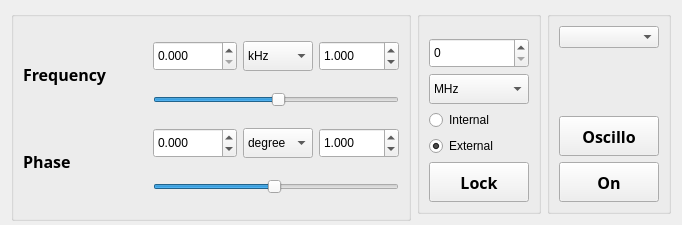
<?xml version="1.0" encoding="UTF-8"?>
<ui version="4.0">
 <class>Form</class>
 <widget class="QWidget" name="Form">
  <property name="geometry">
   <rect>
    <x>0</x>
    <y>0</y>
    <width>670</width>
    <height>225</height>
   </rect>
  </property>
  <property name="minimumSize">
   <size>
    <width>0</width>
    <height>225</height>
   </size>
  </property>
  <property name="windowTitle">
   <string>Form</string>
  </property>
  <layout class="QHBoxLayout" name="horizontalLayout">
   <item>
    <widget class="QGroupBox" name="GBOX_channel_title">
     <property name="minimumSize">
      <size>
       <width>400</width>
       <height>210</height>
      </size>
     </property>
     <property name="title">
      <string/>
     </property>
     <layout class="QHBoxLayout" name="horizontalLayout_2">
      <item>
       <layout class="QGridLayout" name="gridLayout" rowstretch="1,0,0,0" columnstretch="2,0,0,0">
        <item row="0" column="3">
         <widget class="QDoubleSpinBox" name="SPB_freq_step">
          <property name="minimumSize">
           <size>
            <width>80</width>
            <height>30</height>
           </size>
          </property>
          <property name="decimals">
           <number>3</number>
          </property>
          <property name="minimum">
           <double>-100.000000000000000</double>
          </property>
          <property name="maximum">
           <double>100.000000000000000</double>
          </property>
          <property name="value">
           <double>1.000000000000000</double>
          </property>
         </widget>
        </item>
        <item row="2" column="3">
         <widget class="QDoubleSpinBox" name="SPB_phase_step">
          <property name="minimumSize">
           <size>
            <width>80</width>
            <height>30</height>
           </size>
          </property>
          <property name="decimals">
           <number>3</number>
          </property>
          <property name="minimum">
           <double>-100.000000000000000</double>
          </property>
          <property name="maximum">
           <double>100.000000000000000</double>
          </property>
          <property name="value">
           <double>1.000000000000000</double>
          </property>
         </widget>
        </item>
        <item row="0" column="2">
         <widget class="QComboBox" name="CBOX_freq">
          <property name="minimumSize">
           <size>
            <width>70</width>
            <height>30</height>
           </size>
          </property>
          <property name="maximumSize">
           <size>
            <width>80</width>
            <height>16777215</height>
           </size>
          </property>
          <item>
           <property name="text">
            <string>kHz</string>
           </property>
          </item>
          <item>
           <property name="text">
            <string>MHz</string>
           </property>
          </item>
          <item>
           <property name="text">
            <string>GHz</string>
           </property>
          </item>
         </widget>
        </item>
        <item row="0" column="1">
         <widget class="QDoubleSpinBox" name="SPB_freq">
          <property name="minimumSize">
           <size>
            <width>80</width>
            <height>30</height>
           </size>
          </property>
          <property name="decimals">
           <number>3</number>
          </property>
          <property name="maximum">
           <double>15000.000000000000000</double>
          </property>
         </widget>
        </item>
        <item row="2" column="2">
         <widget class="QComboBox" name="CBOX_phase">
          <property name="minimumSize">
           <size>
            <width>70</width>
            <height>30</height>
           </size>
          </property>
          <property name="maximumSize">
           <size>
            <width>80</width>
            <height>16777215</height>
           </size>
          </property>
          <item>
           <property name="text">
            <string>degree</string>
           </property>
          </item>
          <item>
           <property name="text">
            <string>radian</string>
           </property>
          </item>
         </widget>
        </item>
        <item row="2" column="0" rowspan="2">
         <widget class="QLabel" name="NON_phase">
          <property name="minimumSize">
           <size>
            <width>100</width>
            <height>0</height>
           </size>
          </property>
          <property name="maximumSize">
           <size>
            <width>140</width>
            <height>16777215</height>
           </size>
          </property>
          <property name="font">
           <font>
            <family>Arial Black</family>
            <pointsize>12</pointsize>
            <weight>75</weight>
            <bold>true</bold>
           </font>
          </property>
          <property name="text">
           <string>Phase</string>
          </property>
         </widget>
        </item>
        <item row="1" column="1" colspan="3">
         <widget class="QSlider" name="SLB_freq">
          <property name="maximum">
           <number>49</number>
          </property>
          <property name="value">
           <number>25</number>
          </property>
          <property name="orientation">
           <enum>Qt::Horizontal</enum>
          </property>
         </widget>
        </item>
        <item row="0" column="0" rowspan="2">
         <widget class="QLabel" name="NON_freq">
          <property name="minimumSize">
           <size>
            <width>100</width>
            <height>0</height>
           </size>
          </property>
          <property name="maximumSize">
           <size>
            <width>140</width>
            <height>16777215</height>
           </size>
          </property>
          <property name="font">
           <font>
            <family>Arial Black</family>
            <pointsize>12</pointsize>
            <weight>75</weight>
            <bold>true</bold>
           </font>
          </property>
          <property name="text">
           <string>Frequency</string>
          </property>
         </widget>
        </item>
        <item row="3" column="1" colspan="3">
         <widget class="QSlider" name="SLB_phase">
          <property name="value">
           <number>49</number>
          </property>
          <property name="orientation">
           <enum>Qt::Horizontal</enum>
          </property>
         </widget>
        </item>
        <item row="2" column="1">
         <widget class="QDoubleSpinBox" name="SPB_phase">
          <property name="minimumSize">
           <size>
            <width>80</width>
            <height>30</height>
           </size>
          </property>
          <property name="decimals">
           <number>3</number>
          </property>
          <property name="minimum">
           <double>-359.000000000000000</double>
          </property>
          <property name="maximum">
           <double>360.000000000000000</double>
          </property>
          <property name="value">
           <double>0.000000000000000</double>
          </property>
         </widget>
        </item>
       </layout>
      </item>
     </layout>
    </widget>
   </item>
   <item>
    <widget class="QGroupBox" name="groupBox_2">
     <property name="title">
      <string/>
     </property>
     <layout class="QVBoxLayout" name="verticalLayout">
      <item>
       <spacer name="verticalSpacer_2">
        <property name="orientation">
         <enum>Qt::Vertical</enum>
        </property>
        <property name="sizeHint" stdset="0">
         <size>
          <width>20</width>
          <height>40</height>
         </size>
        </property>
       </spacer>
      </item>
      <item>
       <widget class="QSpinBox" name="SPB_ref">
        <property name="minimumSize">
         <size>
          <width>50</width>
          <height>30</height>
         </size>
        </property>
        <property name="maximumSize">
         <size>
          <width>16777215</width>
          <height>30</height>
         </size>
        </property>
       </widget>
      </item>
      <item>
       <widget class="QComboBox" name="CBOX_ref">
        <property name="minimumSize">
         <size>
          <width>50</width>
          <height>30</height>
         </size>
        </property>
        <property name="maximumSize">
         <size>
          <width>16777215</width>
          <height>30</height>
         </size>
        </property>
        <item>
         <property name="text">
          <string>MHz</string>
         </property>
        </item>
        <item>
         <property name="text">
          <string>GHz</string>
         </property>
        </item>
       </widget>
      </item>
      <item>
       <widget class="QRadioButton" name="RDO_Internal">
        <property name="text">
         <string>Internal</string>
        </property>
       </widget>
      </item>
      <item>
       <widget class="QRadioButton" name="RDO_external">
        <property name="text">
         <string>External</string>
        </property>
        <property name="checked">
         <bool>true</bool>
        </property>
       </widget>
      </item>
      <item>
       <widget class="QPushButton" name="BTN_lock">
        <property name="minimumSize">
         <size>
          <width>100</width>
          <height>40</height>
         </size>
        </property>
        <property name="font">
         <font>
          <family>Arial Black</family>
          <pointsize>12</pointsize>
          <weight>75</weight>
          <bold>true</bold>
         </font>
        </property>
        <property name="text">
         <string>Lock</string>
        </property>
        <property name="checkable">
         <bool>true</bool>
        </property>
       </widget>
      </item>
     </layout>
    </widget>
   </item>
   <item>
    <widget class="QGroupBox" name="groupBox">
     <property name="title">
      <string/>
     </property>
     <layout class="QVBoxLayout" name="verticalLayout_3">
      <item>
       <widget class="QComboBox" name="CBOX_channel"/>
      </item>
      <item>
       <spacer name="verticalSpacer">
        <property name="orientation">
         <enum>Qt::Vertical</enum>
        </property>
        <property name="sizeHint" stdset="0">
         <size>
          <width>20</width>
          <height>66</height>
         </size>
        </property>
       </spacer>
      </item>
      <item>
       <widget class="QPushButton" name="BTN_oscillo">
        <property name="minimumSize">
         <size>
          <width>100</width>
          <height>40</height>
         </size>
        </property>
        <property name="font">
         <font>
          <family>Arial Black</family>
          <pointsize>12</pointsize>
          <weight>75</weight>
          <bold>true</bold>
         </font>
        </property>
        <property name="text">
         <string>Oscillo</string>
        </property>
        <property name="checkable">
         <bool>true</bool>
        </property>
       </widget>
      </item>
      <item>
       <widget class="QPushButton" name="BTN_on">
        <property name="minimumSize">
         <size>
          <width>100</width>
          <height>40</height>
         </size>
        </property>
        <property name="font">
         <font>
          <family>Arial Black</family>
          <pointsize>12</pointsize>
          <weight>75</weight>
          <bold>true</bold>
         </font>
        </property>
        <property name="text">
         <string>On</string>
        </property>
        <property name="checkable">
         <bool>true</bool>
        </property>
       </widget>
      </item>
     </layout>
    </widget>
   </item>
  </layout>
 </widget>
 <resources/>
 <connections>
  <connection>
   <sender>CBOX_freq</sender>
   <signal>currentTextChanged(QString)</signal>
   <receiver>Form</receiver>
   <slot>changedFreqUnit()</slot>
   <hints>
    <hint type="sourcelabel">
     <x>519</x>
     <y>94</y>
    </hint>
    <hint type="destinationlabel">
     <x>519</x>
     <y>113</y>
    </hint>
   </hints>
  </connection>
  <connection>
   <sender>CBOX_phase</sender>
   <signal>currentTextChanged(QString)</signal>
   <receiver>Form</receiver>
   <slot>changedPhaseUnit()</slot>
   <hints>
    <hint type="sourcelabel">
     <x>528</x>
     <y>121</y>
    </hint>
    <hint type="destinationlabel">
     <x>519</x>
     <y>153</y>
    </hint>
   </hints>
  </connection>
  <connection>
   <sender>SPB_freq_step</sender>
   <signal>valueChanged(double)</signal>
   <receiver>Form</receiver>
   <slot>changedFreqStep()</slot>
   <hints>
    <hint type="sourcelabel">
     <x>812</x>
     <y>87</y>
    </hint>
    <hint type="destinationlabel">
     <x>1381</x>
     <y>295</y>
    </hint>
   </hints>
  </connection>
  <connection>
   <sender>SPB_phase_step</sender>
   <signal>valueChanged(double)</signal>
   <receiver>Form</receiver>
   <slot>changedPhaseStep()</slot>
   <hints>
    <hint type="sourcelabel">
     <x>829</x>
     <y>121</y>
    </hint>
    <hint type="destinationlabel">
     <x>1257</x>
     <y>271</y>
    </hint>
   </hints>
  </connection>
  <connection>
   <sender>SPB_freq</sender>
   <signal>editingFinished()</signal>
   <receiver>Form</receiver>
   <slot>editedFreq()</slot>
   <hints>
    <hint type="sourcelabel">
     <x>276</x>
     <y>88</y>
    </hint>
    <hint type="destinationlabel">
     <x>686</x>
     <y>454</y>
    </hint>
   </hints>
  </connection>
  <connection>
   <sender>SPB_phase</sender>
   <signal>editingFinished()</signal>
   <receiver>Form</receiver>
   <slot>editedPhase()</slot>
   <hints>
    <hint type="sourcelabel">
     <x>262</x>
     <y>119</y>
    </hint>
    <hint type="destinationlabel">
     <x>465</x>
     <y>400</y>
    </hint>
   </hints>
  </connection>
 </connections>
 <slots>
  <slot>changedFreqUnit()</slot>
  <slot>changedPowerUnit()</slot>
  <slot>changedPhaseUnit()</slot>
  <slot>changedPower()</slot>
  <slot>changedFreq()</slot>
  <slot>changedPhase()</slot>
  <slot>editedPower()</slot>
  <slot>editedFreq()</slot>
  <slot>editedPhase()</slot>
  <slot>changedPowerStep()</slot>
  <slot>changedFreqStep()</slot>
  <slot>changedPhaseStep()</slot>
 </slots>
</ui>
